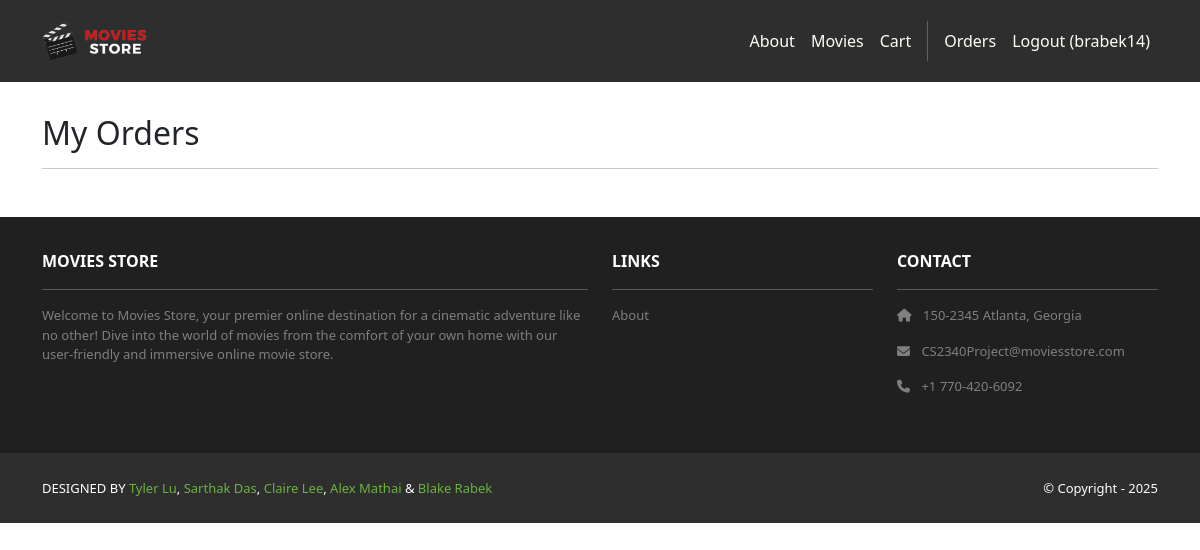
Page /accounts/orders/ (signed in) on the earlier database version.
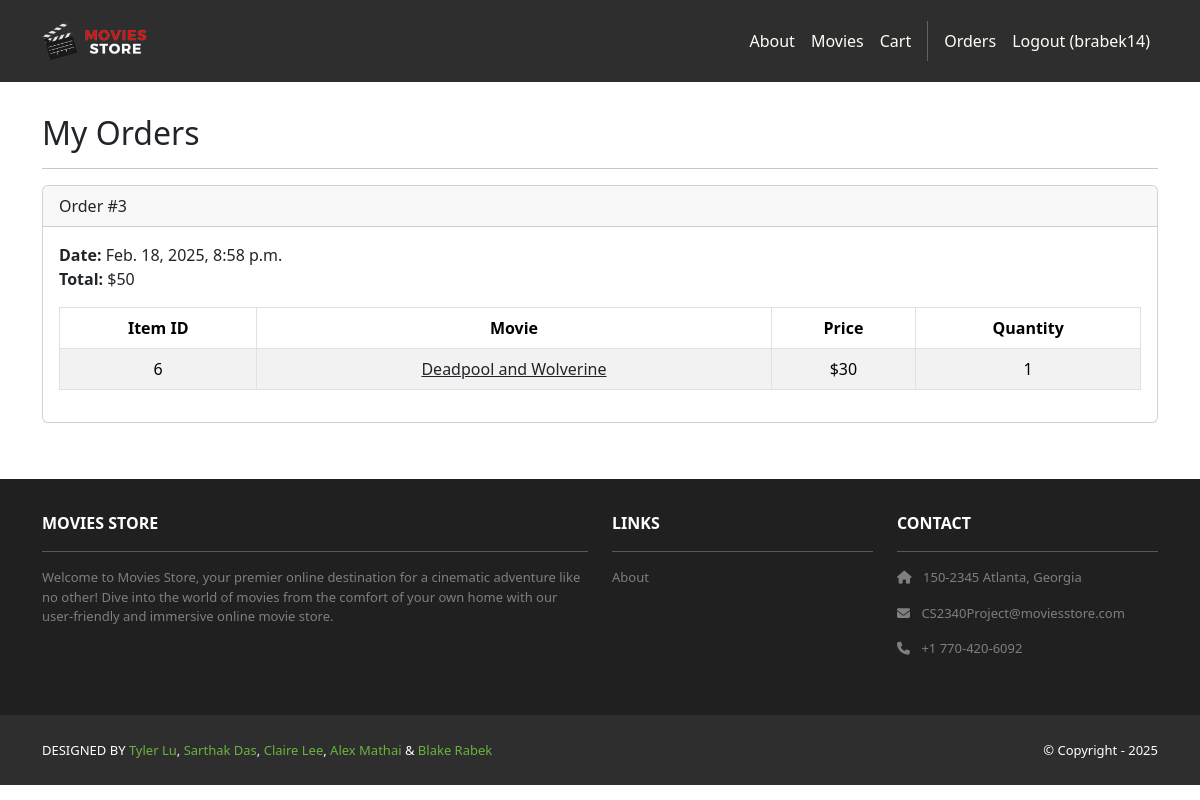
Same page on the later database version.
### cart/models.py (models this page shows, shortened)
class Order(models.Model):
    id = models.AutoField(primary_key=True)
    total = models.IntegerField()
    date = models.DateTimeField(auto_now_add=True)
    user = models.ForeignKey(User,
        on_delete=models.CASCADE)

class Item(models.Model):
    id = models.AutoField(primary_key=True)
    price = models.IntegerField()
    quantity = models.IntegerField()
    order = models.ForeignKey(Order,
        on_delete=models.CASCADE)
    movie = models.ForeignKey(Movie,
        on_delete=models.CASCADE)

### movies/models.py (models this page shows, shortened)
class Movie(models.Model):
    id = models.AutoField(primary_key=True)
    name = models.CharField(max_length=255)
    price = models.IntegerField()
    description = models.TextField()
    image = models.ImageField(upload_to='movie_images/')

### accounts/views.py (the view)
# urls.py: path('orders/', views.orders, name='accounts.orders'),
@login_required
def orders(request):
    template_data = {}
    template_data['title'] = 'Orders'
    template_data['orders'] = request.user.order_set.all()
    return render(request, 'accounts/orders.html',
                  {'template_data': template_data})

### moviesstore/templates/accounts/orders.html
{% extends 'base.html' %}
{% block content %}
<div class="p-3">
  <div class="container">
    <div class="row mt-3">
      <div class="col mx-auto mb-3">
        <h2>My Orders</h2>
        <hr />
        {% for order in template_data.orders %}
        <div class="card mb-4">
          <div class="card-header">
            Order #{{ order.id }}
          </div>
          <div class="card-body">
            <b>Date:</b> {{ order.date }}<br />
            <b>Total:</b> ${{ order.total }}<br />
            <table class="table table-bordered
              table-striped text-center mt-3">
              <thead>
                <tr>
                  <th scope="col">Item ID</th>
                  <th scope="col">Movie</th>
                  <th scope="col">Price</th>
                  <th scope="col">Quantity</th>
                </tr>
              </thead>
              <tbody>
                {% for item in order.item_set.all %}
                <tr>
                  <td>{{ item.movie.id }}</td>
                  <td>
                    <a class="link-dark"
                      href="{% url 'movies.show' id=item.movie.id %}">
                      {{ item.movie.name }}
                    </a>
                  </td>
                  <td>${{ item.movie.price }}</td>
                  <td>{{ item.quantity }}</td>
                </tr>
                {% endfor %}
              </tbody>
            </table>
          </div>
        </div>
        {% endfor %}
      </div>
    </div>
  </div>
</div>
{% endblock content %}

Differences in the rows shown:
added Order: id "3", date "Feb. 18, 2025, 8:58 p.m.", total "50"
added Item: movie.id "6", movie.name "Deadpool and Wolverine", movie.price "30", quantity "1"
